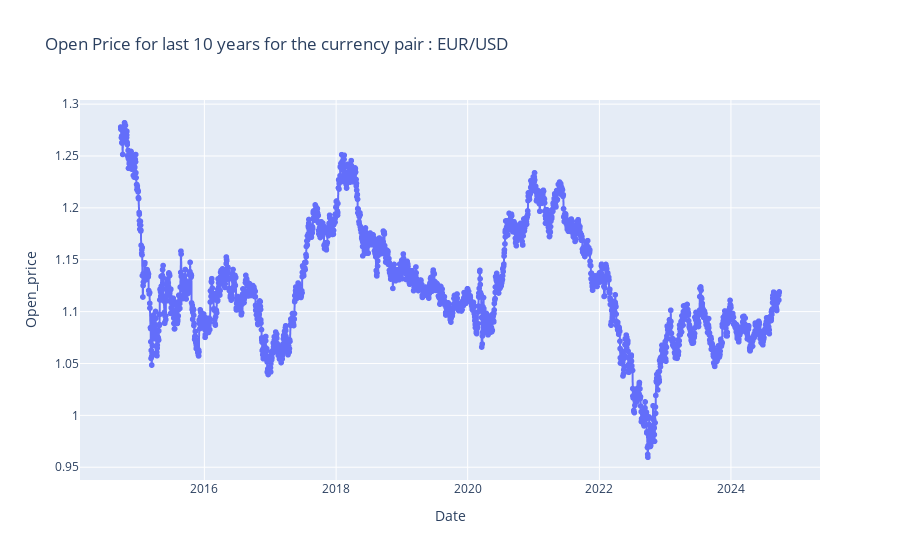
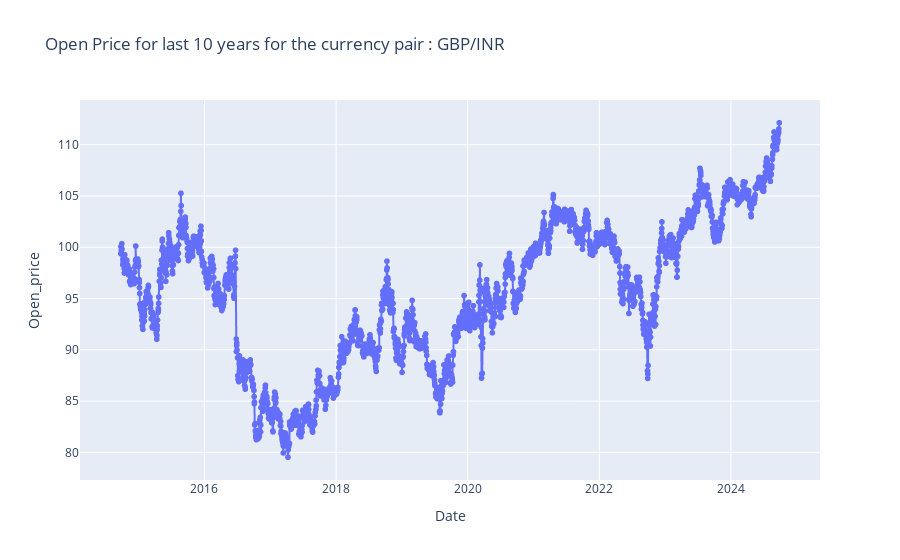

Notebook code cell kept with these figures, in order:
### Code cell
for i in all_data["Currency Pair"].unique():
    a = all_data[all_data["Currency Pair"]==i][["Date","Open_price","Currency Pair"]]
    plot_df(a, x='Date', y="Open_price", title=f'Open Price for last 10 years for the currency pair : {i}')

### Figure 1 — Plotly figure (JSON) as saved in the notebook; plotly's stock layout.template omitted (floating-point values rounded to 4 significant figures; data arrays with more than 128 entries replaced by an {"elided": "..."} marker saying what was removed)
{"data": [{"hovertemplate": "Date=%{x}<br>Open_price=%{y}<extra></extra>", "legendgroup": "", "line": {"color": "#636efa", "dash": "solid", "shape": "linear"}, "marker": {"symbol": "circle"}, "mode": "lines+markers", "name": "", "showlegend": false, "type": "scattergl", "x": {"elided": "2608 str values"}, "xaxis": "x", "y": {"elided": "2608 float values"}, "yaxis": "y"}], "layout": {"legend": {"tracegroupgap": 0}, "title": {"text": "Open Price for last 10 years for the currency pair : EUR/USD"}, "xaxis": {"anchor": "y", "domain": [0, 1], "title": {"text": "Date"}}, "yaxis": {"anchor": "x", "domain": [0, 1], "title": {"text": "Open_price"}}}}

### Figure 2 — Plotly figure (JSON) as saved in the notebook; plotly's stock layout.template omitted (floating-point values rounded to 4 significant figures; data arrays with more than 128 entries replaced by an {"elided": "..."} marker saying what was removed)
{"data": [{"hovertemplate": "Date=%{x}<br>Open_price=%{y}<extra></extra>", "legendgroup": "", "line": {"color": "#636efa", "dash": "solid", "shape": "linear"}, "marker": {"symbol": "circle"}, "mode": "lines+markers", "name": "", "showlegend": false, "type": "scattergl", "x": {"elided": "2608 str values"}, "xaxis": "x", "y": {"elided": "2608 float values"}, "yaxis": "y"}], "layout": {"legend": {"tracegroupgap": 0}, "title": {"text": "Open Price for last 10 years for the currency pair : GBP/INR"}, "xaxis": {"anchor": "y", "domain": [0, 1], "title": {"text": "Date"}}, "yaxis": {"anchor": "x", "domain": [0, 1], "title": {"text": "Open_price"}}}}
